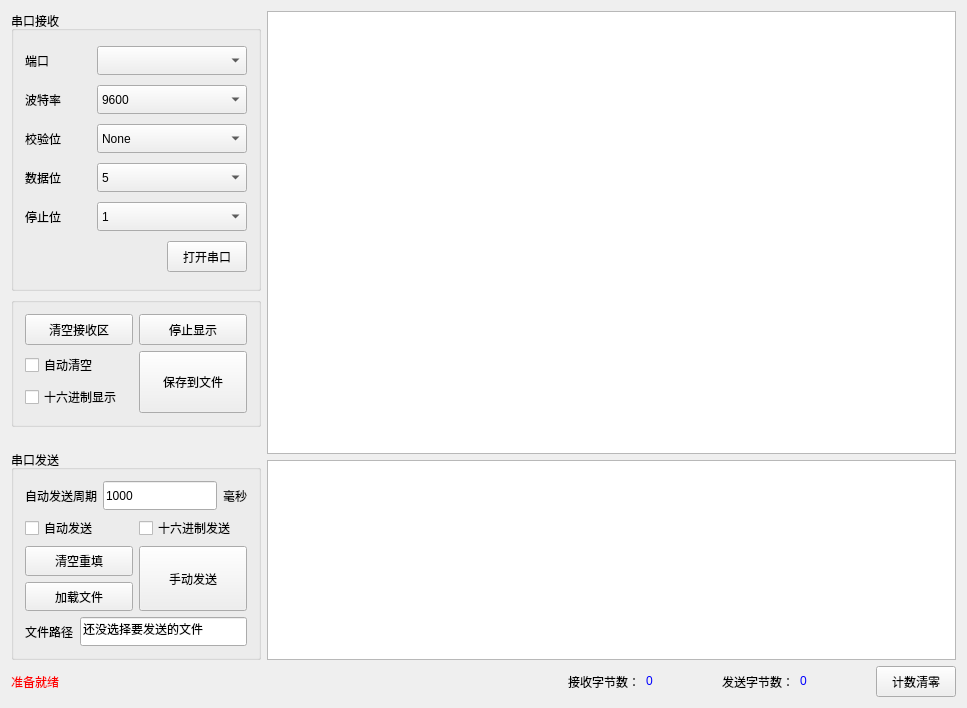
<?xml version="1.0" encoding="UTF-8"?>
<ui version="4.0">
 <class>MySerial</class>
 <widget class="QWidget" name="MySerial">
  <property name="geometry">
   <rect>
    <x>0</x>
    <y>0</y>
    <width>967</width>
    <height>708</height>
   </rect>
  </property>
  <property name="windowTitle">
   <string>MySerial</string>
  </property>
  <property name="styleSheet">
   <string notr="true">QComboBox {
	height: 23px;
}
QPushButton{
	height: 23px;
}
QLineEdit {
	height: 23px;
}</string>
  </property>
  <layout class="QVBoxLayout" name="verticalLayout_8">
   <item>
    <layout class="QHBoxLayout" name="horizontalLayout_14">
     <item>
      <layout class="QVBoxLayout" name="verticalLayout_6">
       <item>
        <widget class="QGroupBox" name="receiveGroupBox_1">
         <property name="sizePolicy">
          <sizepolicy hsizetype="Fixed" vsizetype="Fixed">
           <horstretch>0</horstretch>
           <verstretch>0</verstretch>
          </sizepolicy>
         </property>
         <property name="minimumSize">
          <size>
           <width>250</width>
           <height>280</height>
          </size>
         </property>
         <property name="maximumSize">
          <size>
           <width>250</width>
           <height>280</height>
          </size>
         </property>
         <property name="styleSheet">
          <string notr="true"/>
         </property>
         <property name="title">
          <string>串口接收</string>
         </property>
         <layout class="QVBoxLayout" name="verticalLayout">
          <item>
           <layout class="QHBoxLayout" name="horizontalLayout">
            <item>
             <widget class="QLabel" name="portLabel">
              <property name="text">
               <string>端口</string>
              </property>
             </widget>
            </item>
            <item>
             <widget class="QComboBox" name="portComboBox">
              <property name="sizePolicy">
               <sizepolicy hsizetype="Fixed" vsizetype="Fixed">
                <horstretch>0</horstretch>
                <verstretch>0</verstretch>
               </sizepolicy>
              </property>
              <property name="minimumSize">
               <size>
                <width>150</width>
                <height>0</height>
               </size>
              </property>
             </widget>
            </item>
           </layout>
          </item>
          <item>
           <layout class="QHBoxLayout" name="horizontalLayout_2">
            <item>
             <widget class="QLabel" name="baudLabel">
              <property name="text">
               <string>波特率</string>
              </property>
             </widget>
            </item>
            <item>
             <widget class="QComboBox" name="baudComboBox">
              <property name="sizePolicy">
               <sizepolicy hsizetype="Fixed" vsizetype="Fixed">
                <horstretch>0</horstretch>
                <verstretch>0</verstretch>
               </sizepolicy>
              </property>
              <property name="minimumSize">
               <size>
                <width>150</width>
                <height>0</height>
               </size>
              </property>
              <property name="currentText">
               <string>9600</string>
              </property>
              <item>
               <property name="text">
                <string>9600</string>
               </property>
              </item>
              <item>
               <property name="text">
                <string>115200</string>
               </property>
              </item>
              <item>
               <property name="text">
                <string>1500000</string>
               </property>
              </item>
             </widget>
            </item>
           </layout>
          </item>
          <item>
           <layout class="QHBoxLayout" name="horizontalLayout_3">
            <item>
             <widget class="QLabel" name="parityLabel">
              <property name="text">
               <string>校验位</string>
              </property>
             </widget>
            </item>
            <item>
             <widget class="QComboBox" name="parityComboBox">
              <property name="sizePolicy">
               <sizepolicy hsizetype="Fixed" vsizetype="Fixed">
                <horstretch>0</horstretch>
                <verstretch>0</verstretch>
               </sizepolicy>
              </property>
              <property name="minimumSize">
               <size>
                <width>150</width>
                <height>0</height>
               </size>
              </property>
              <item>
               <property name="text">
                <string>None</string>
               </property>
              </item>
              <item>
               <property name="text">
                <string>Even</string>
               </property>
              </item>
              <item>
               <property name="text">
                <string>Odd</string>
               </property>
              </item>
              <item>
               <property name="text">
                <string>Space</string>
               </property>
              </item>
              <item>
               <property name="text">
                <string>Mark</string>
               </property>
              </item>
             </widget>
            </item>
           </layout>
          </item>
          <item>
           <layout class="QHBoxLayout" name="horizontalLayout_4">
            <item>
             <widget class="QLabel" name="dataLabel">
              <property name="text">
               <string>数据位</string>
              </property>
             </widget>
            </item>
            <item>
             <widget class="QComboBox" name="dataComboBox">
              <property name="sizePolicy">
               <sizepolicy hsizetype="Fixed" vsizetype="Fixed">
                <horstretch>0</horstretch>
                <verstretch>0</verstretch>
               </sizepolicy>
              </property>
              <property name="minimumSize">
               <size>
                <width>150</width>
                <height>0</height>
               </size>
              </property>
              <property name="currentText">
               <string>8</string>
              </property>
              <item>
               <property name="text">
                <string>5</string>
               </property>
              </item>
              <item>
               <property name="text">
                <string>6</string>
               </property>
              </item>
              <item>
               <property name="text">
                <string>7</string>
               </property>
              </item>
              <item>
               <property name="text">
                <string>8</string>
               </property>
              </item>
             </widget>
            </item>
           </layout>
          </item>
          <item>
           <layout class="QHBoxLayout" name="horizontalLayout_5">
            <item>
             <widget class="QLabel" name="stopLabel">
              <property name="text">
               <string>停止位</string>
              </property>
             </widget>
            </item>
            <item>
             <widget class="QComboBox" name="stopComboBox">
              <property name="sizePolicy">
               <sizepolicy hsizetype="Fixed" vsizetype="Fixed">
                <horstretch>0</horstretch>
                <verstretch>0</verstretch>
               </sizepolicy>
              </property>
              <property name="minimumSize">
               <size>
                <width>150</width>
                <height>0</height>
               </size>
              </property>
              <item>
               <property name="text">
                <string>1</string>
               </property>
              </item>
              <item>
               <property name="text">
                <string>1.5</string>
               </property>
              </item>
              <item>
               <property name="text">
                <string>2</string>
               </property>
              </item>
             </widget>
            </item>
           </layout>
          </item>
          <item>
           <layout class="QHBoxLayout" name="horizontalLayout_6">
            <item>
             <spacer name="horizontalSpacer">
              <property name="orientation">
               <enum>Qt::Horizontal</enum>
              </property>
              <property name="sizeHint" stdset="0">
               <size>
                <width>40</width>
                <height>20</height>
               </size>
              </property>
             </spacer>
            </item>
            <item>
             <widget class="QPushButton" name="openPushButton">
              <property name="sizePolicy">
               <sizepolicy hsizetype="Minimum" vsizetype="Fixed">
                <horstretch>0</horstretch>
                <verstretch>0</verstretch>
               </sizepolicy>
              </property>
              <property name="text">
               <string>打开串口</string>
              </property>
             </widget>
            </item>
           </layout>
          </item>
         </layout>
        </widget>
       </item>
       <item>
        <widget class="QGroupBox" name="receiveGroupBox_2">
         <property name="sizePolicy">
          <sizepolicy hsizetype="Fixed" vsizetype="Fixed">
           <horstretch>0</horstretch>
           <verstretch>0</verstretch>
          </sizepolicy>
         </property>
         <property name="minimumSize">
          <size>
           <width>250</width>
           <height>130</height>
          </size>
         </property>
         <property name="maximumSize">
          <size>
           <width>250</width>
           <height>130</height>
          </size>
         </property>
         <property name="title">
          <string/>
         </property>
         <layout class="QVBoxLayout" name="verticalLayout_3">
          <item>
           <layout class="QHBoxLayout" name="horizontalLayout_7">
            <item>
             <widget class="QPushButton" name="clearReceivePushButton">
              <property name="text">
               <string>清空接收区</string>
              </property>
             </widget>
            </item>
            <item>
             <widget class="QPushButton" name="stopDisplayPushButton">
              <property name="text">
               <string>停止显示</string>
              </property>
              <property name="checkable">
               <bool>true</bool>
              </property>
              <property name="checked">
               <bool>false</bool>
              </property>
             </widget>
            </item>
           </layout>
          </item>
          <item>
           <layout class="QHBoxLayout" name="horizontalLayout_8">
            <item>
             <layout class="QVBoxLayout" name="verticalLayout_2">
              <item>
               <widget class="QCheckBox" name="autoClearCheckBox">
                <property name="text">
                 <string>自动清空</string>
                </property>
               </widget>
              </item>
              <item>
               <widget class="QCheckBox" name="hexReceiveCheckBox">
                <property name="text">
                 <string>十六进制显示</string>
                </property>
               </widget>
              </item>
             </layout>
            </item>
            <item>
             <widget class="QPushButton" name="saveFilePushButton">
              <property name="sizePolicy">
               <sizepolicy hsizetype="Minimum" vsizetype="Preferred">
                <horstretch>0</horstretch>
                <verstretch>0</verstretch>
               </sizepolicy>
              </property>
              <property name="text">
               <string>保存到文件</string>
              </property>
             </widget>
            </item>
           </layout>
          </item>
         </layout>
        </widget>
       </item>
       <item>
        <spacer name="verticalSpacer">
         <property name="orientation">
          <enum>Qt::Vertical</enum>
         </property>
         <property name="sizeHint" stdset="0">
          <size>
           <width>20</width>
           <height>40</height>
          </size>
         </property>
        </spacer>
       </item>
       <item>
        <widget class="QGroupBox" name="sendGroupBox">
         <property name="sizePolicy">
          <sizepolicy hsizetype="Fixed" vsizetype="Fixed">
           <horstretch>0</horstretch>
           <verstretch>0</verstretch>
          </sizepolicy>
         </property>
         <property name="minimumSize">
          <size>
           <width>250</width>
           <height>210</height>
          </size>
         </property>
         <property name="maximumSize">
          <size>
           <width>250</width>
           <height>210</height>
          </size>
         </property>
         <property name="title">
          <string>串口发送</string>
         </property>
         <layout class="QVBoxLayout" name="verticalLayout_5">
          <item>
           <layout class="QHBoxLayout" name="horizontalLayout_9">
            <item>
             <widget class="QLabel" name="label_6">
              <property name="text">
               <string>自动发送周期</string>
              </property>
             </widget>
            </item>
            <item>
             <widget class="QLineEdit" name="lineEdit">
              <property name="text">
               <string>1000</string>
              </property>
             </widget>
            </item>
            <item>
             <widget class="QLabel" name="label_7">
              <property name="text">
               <string>毫秒</string>
              </property>
             </widget>
            </item>
           </layout>
          </item>
          <item>
           <layout class="QHBoxLayout" name="horizontalLayout_10">
            <item>
             <widget class="QCheckBox" name="autoSendCheckBox">
              <property name="text">
               <string>自动发送</string>
              </property>
             </widget>
            </item>
            <item>
             <widget class="QCheckBox" name="hexSendCheckBox">
              <property name="text">
               <string>十六进制发送</string>
              </property>
             </widget>
            </item>
           </layout>
          </item>
          <item>
           <layout class="QHBoxLayout" name="horizontalLayout_11">
            <item>
             <layout class="QVBoxLayout" name="verticalLayout_4">
              <item>
               <widget class="QPushButton" name="clearSendPushButton">
                <property name="text">
                 <string>清空重填</string>
                </property>
               </widget>
              </item>
              <item>
               <widget class="QPushButton" name="loadFilePushButton">
                <property name="text">
                 <string>加载文件</string>
                </property>
               </widget>
              </item>
             </layout>
            </item>
            <item>
             <widget class="QPushButton" name="sendPushButton">
              <property name="sizePolicy">
               <sizepolicy hsizetype="Minimum" vsizetype="Preferred">
                <horstretch>0</horstretch>
                <verstretch>0</verstretch>
               </sizepolicy>
              </property>
              <property name="toolTip">
               <string>&lt;html&gt;&lt;head/&gt;&lt;body&gt;&lt;p&gt;Ctrl+Enter&lt;/p&gt;&lt;/body&gt;&lt;/html&gt;</string>
              </property>
              <property name="text">
               <string>手动发送</string>
              </property>
              <property name="shortcut">
               <string>Ctrl+Enter</string>
              </property>
             </widget>
            </item>
           </layout>
          </item>
          <item>
           <layout class="QHBoxLayout" name="horizontalLayout_12">
            <item>
             <widget class="QLabel" name="label_8">
              <property name="text">
               <string>文件路径</string>
              </property>
             </widget>
            </item>
            <item>
             <widget class="QLineEdit" name="filePathlineEdit">
              <property name="text">
               <string>还没选择要发送的文件</string>
              </property>
              <property name="readOnly">
               <bool>true</bool>
              </property>
             </widget>
            </item>
           </layout>
          </item>
         </layout>
        </widget>
       </item>
      </layout>
     </item>
     <item>
      <layout class="QVBoxLayout" name="verticalLayout_7">
       <item>
        <widget class="QTextEdit" name="receiveTextEdit">
         <property name="minimumSize">
          <size>
           <width>0</width>
           <height>400</height>
          </size>
         </property>
         <property name="readOnly">
          <bool>true</bool>
         </property>
         <property name="textInteractionFlags">
          <set>Qt::TextSelectableByMouse</set>
         </property>
        </widget>
       </item>
       <item>
        <widget class="QTextEdit" name="sendTextEdit">
         <property name="minimumSize">
          <size>
           <width>0</width>
           <height>200</height>
          </size>
         </property>
         <property name="maximumSize">
          <size>
           <width>16777215</width>
           <height>200</height>
          </size>
         </property>
         <property name="toolTip">
          <string>&lt;html&gt;&lt;head/&gt;&lt;body&gt;&lt;p align=&quot;center&quot;&gt;将要发送的数据，Ctrl+Enter发送&lt;/p&gt;&lt;/body&gt;&lt;/html&gt;</string>
         </property>
        </widget>
       </item>
      </layout>
     </item>
    </layout>
   </item>
   <item>
    <layout class="QHBoxLayout" name="horizontalLayout_13">
     <item>
      <widget class="QLabel" name="stateLabel">
       <property name="styleSheet">
        <string notr="true">color: red</string>
       </property>
       <property name="text">
        <string>准备就绪</string>
       </property>
      </widget>
     </item>
     <item>
      <spacer name="horizontalSpacer_2">
       <property name="orientation">
        <enum>Qt::Horizontal</enum>
       </property>
       <property name="sizeHint" stdset="0">
        <size>
         <width>40</width>
         <height>20</height>
        </size>
       </property>
      </spacer>
     </item>
     <item>
      <widget class="QLabel" name="label_10">
       <property name="text">
        <string>接收字节数：</string>
       </property>
      </widget>
     </item>
     <item>
      <widget class="QLabel" name="receiveBytesLabel">
       <property name="sizePolicy">
        <sizepolicy hsizetype="Fixed" vsizetype="Fixed">
         <horstretch>0</horstretch>
         <verstretch>0</verstretch>
        </sizepolicy>
       </property>
       <property name="minimumSize">
        <size>
         <width>70</width>
         <height>0</height>
        </size>
       </property>
       <property name="styleSheet">
        <string notr="true">color: blue</string>
       </property>
       <property name="text">
        <string>0</string>
       </property>
      </widget>
     </item>
     <item>
      <widget class="QLabel" name="label_12">
       <property name="text">
        <string>发送字节数：</string>
       </property>
      </widget>
     </item>
     <item>
      <widget class="QLabel" name="sendBytesLabel">
       <property name="sizePolicy">
        <sizepolicy hsizetype="Fixed" vsizetype="Fixed">
         <horstretch>0</horstretch>
         <verstretch>0</verstretch>
        </sizepolicy>
       </property>
       <property name="minimumSize">
        <size>
         <width>70</width>
         <height>0</height>
        </size>
       </property>
       <property name="styleSheet">
        <string notr="true">color: blue</string>
       </property>
       <property name="text">
        <string>0</string>
       </property>
      </widget>
     </item>
     <item>
      <widget class="QPushButton" name="clearCountPushButton">
       <property name="text">
        <string>计数清零</string>
       </property>
      </widget>
     </item>
    </layout>
   </item>
  </layout>
 </widget>
 <layoutdefault spacing="6" margin="11"/>
 <resources/>
 <connections/>
</ui>
